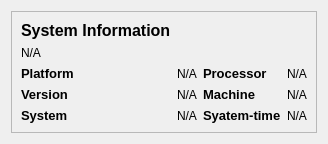
            <widget class="QWidget" name="system_info">
             <layout class="QVBoxLayout" name="verticalLayout_5">
              <item alignment="Qt::AlignTop">
               <widget class="QFrame" name="frame_2">
                <property name="frameShape">
                 <enum>QFrame::StyledPanel</enum>
                </property>
                <property name="frameShadow">
                 <enum>QFrame::Raised</enum>
                </property>
                <layout class="QGridLayout" name="gridLayout_4">
                 <item row="0" column="0" alignment="Qt::AlignTop">
                  <widget class="QLabel" name="label_36">
                   <property name="font">
                    <font>
                     <pointsize>12</pointsize>
                     <weight>75</weight>
                     <bold>true</bold>
                    </font>
                   </property>
                   <property name="text">
                    <string>System Information</string>
                   </property>
                  </widget>
                 </item>
                 <item row="4" column="0">
                  <widget class="QLabel" name="label_40">
                   <property name="font">
                    <font>
                     <pointsize>10</pointsize>
                     <weight>75</weight>
                     <bold>true</bold>
                    </font>
                   </property>
                   <property name="text">
                    <string>System</string>
                   </property>
                  </widget>
                 </item>
                 <item row="3" column="0">
                  <widget class="QLabel" name="label_39">
                   <property name="font">
                    <font>
                     <pointsize>10</pointsize>
                     <weight>75</weight>
                     <bold>true</bold>
                    </font>
                   </property>
                   <property name="text">
                    <string>Version</string>
                   </property>
                  </widget>
                 </item>
                 <item row="1" column="0">
                  <widget class="QLabel" name="label_37">
                   <property name="text">
                    <string>N/A</string>
                   </property>
                  </widget>
                 </item>
                 <item row="4" column="2">
                  <widget class="QLabel" name="label_48">
                   <property name="font">
                    <font>
                     <pointsize>10</pointsize>
                     <weight>75</weight>
                     <bold>true</bold>
                    </font>
                   </property>
                   <property name="text">
                    <string>Syatem-time</string>
                   </property>
                  </widget>
                 </item>
                 <item row="3" column="2">
                  <widget class="QLabel" name="label_47">
                   <property name="font">
                    <font>
                     <pointsize>10</pointsize>
                     <weight>75</weight>
                     <bold>true</bold>
                    </font>
                   </property>
                   <property name="text">
                    <string>Machine</string>
                   </property>
                  </widget>
                 </item>
                 <item row="4" column="1">
                  <widget class="QLabel" name="label_44">
                   <property name="text">
                    <string>N/A</string>
                   </property>
                  </widget>
                 </item>
                 <item row="2" column="0">
                  <widget class="QLabel" name="label_38">
                   <property name="font">
                    <font>
                     <pointsize>10</pointsize>
                     <weight>75</weight>
                     <bold>true</bold>
                    </font>
                   </property>
                   <property name="text">
                    <string>Platform</string>
                   </property>
                  </widget>
                 </item>
                 <item row="3" column="1">
                  <widget class="QLabel" name="label_43">
                   <property name="text">
                    <string>N/A</string>
                   </property>
                  </widget>
                 </item>
                 <item row="2" column="1">
                  <widget class="QLabel" name="label_42">
                   <property name="text">
                    <string>N/A</string>
                   </property>
                  </widget>
                 </item>
                 <item row="2" column="3">
                  <widget class="QLabel" name="label_50">
                   <property name="text">
                    <string>N/A</string>
                   </property>
                  </widget>
                 </item>
                 <item row="3" column="3">
                  <widget class="QLabel" name="label_51">
                   <property name="text">
                    <string>N/A</string>
                   </property>
                  </widget>
                 </item>
                 <item row="4" column="3">
                  <widget class="QLabel" name="label_52">
                   <property name="text">
                    <string>N/A</string>
                   </property>
                  </widget>
                 </item>
                 <item row="2" column="2">
                  <widget class="QLabel" name="label_46">
                   <property name="font">
                    <font>
                     <pointsize>10</pointsize>
                     <weight>75</weight>
                     <bold>true</bold>
                    </font>
                   </property>
                   <property name="text">
                    <string>Processor</string>
                   </property>
                  </widget>
                 </item>
                </layout>
               </widget>
              </item>
             </layout>
            </widget>
